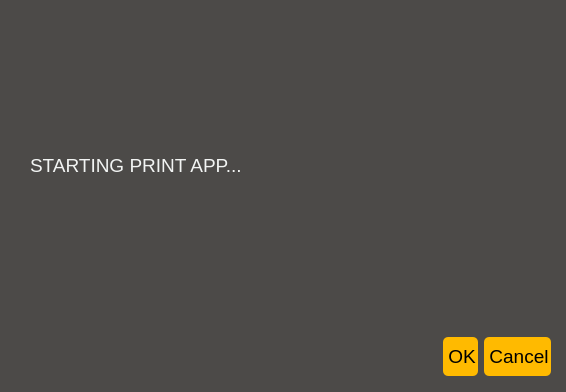
<?xml version="1.0" encoding="UTF-8"?>
<ui version="4.0">
 <class>Dialog</class>
 <widget class="QDialog" name="Dialog">
  <property name="geometry">
   <rect>
    <x>0</x>
    <y>0</y>
    <width>566</width>
    <height>392</height>
   </rect>
  </property>
  <property name="windowTitle">
   <string>Dialog</string>
  </property>
  <property name="styleSheet">
   <string notr="true">border-radius: 5px;
font-family: &quot;Bahnschrift&quot;;
font-size: 14pt;
padding: 2px;
padding-left: 5px;
background-color: #4c4a48;
color: #f2f4f3;</string>
  </property>
  <widget class="QDialogButtonBox" name="buttonBox">
   <property name="geometry">
    <rect>
     <x>210</x>
     <y>331</y>
     <width>341</width>
     <height>51</height>
    </rect>
   </property>
   <property name="font">
    <font>
     <family>Bahnschrift</family>
     <pointsize>14</pointsize>
    </font>
   </property>
   <property name="styleSheet">
    <string notr="true">QPushButton {
	background-color: #FFBA00;
	color: #000000;
	border-radius: 5px;
	border: None;
	font-size: 14pt;
	width: 5em;
	height: 35px;
}

QPushButton:hover {
	background-color: #FFC300;
}

QPushButton:pressed {
	background-color: #88AB75;
}</string>
   </property>
   <property name="orientation">
    <enum>Qt::Horizontal</enum>
   </property>
   <property name="standardButtons">
    <set>QDialogButtonBox::Cancel|QDialogButtonBox::Ok</set>
   </property>
  </widget>
  <widget class="QLabel" name="label">
   <property name="geometry">
    <rect>
     <x>20</x>
     <y>20</y>
     <width>521</width>
     <height>291</height>
    </rect>
   </property>
   <property name="styleSheet">
    <string notr="true">border-radius: 5px;
font-family: &quot;Bahnschrift&quot;;
font-size: 14pt;
padding: 2px;
padding-left: 5px;
background-color: #4c4a48;
color: #f2f4f3;</string>
   </property>
   <property name="text">
    <string>STARTING PRINT APP...</string>
   </property>
   <property name="wordWrap">
    <bool>true</bool>
   </property>
  </widget>
 </widget>
 <resources/>
 <connections>
  <connection>
   <sender>buttonBox</sender>
   <signal>accepted()</signal>
   <receiver>Dialog</receiver>
   <slot>accept()</slot>
   <hints>
    <hint type="sourcelabel">
     <x>248</x>
     <y>254</y>
    </hint>
    <hint type="destinationlabel">
     <x>157</x>
     <y>274</y>
    </hint>
   </hints>
  </connection>
  <connection>
   <sender>buttonBox</sender>
   <signal>rejected()</signal>
   <receiver>Dialog</receiver>
   <slot>reject()</slot>
   <hints>
    <hint type="sourcelabel">
     <x>316</x>
     <y>260</y>
    </hint>
    <hint type="destinationlabel">
     <x>286</x>
     <y>274</y>
    </hint>
   </hints>
  </connection>
 </connections>
</ui>
